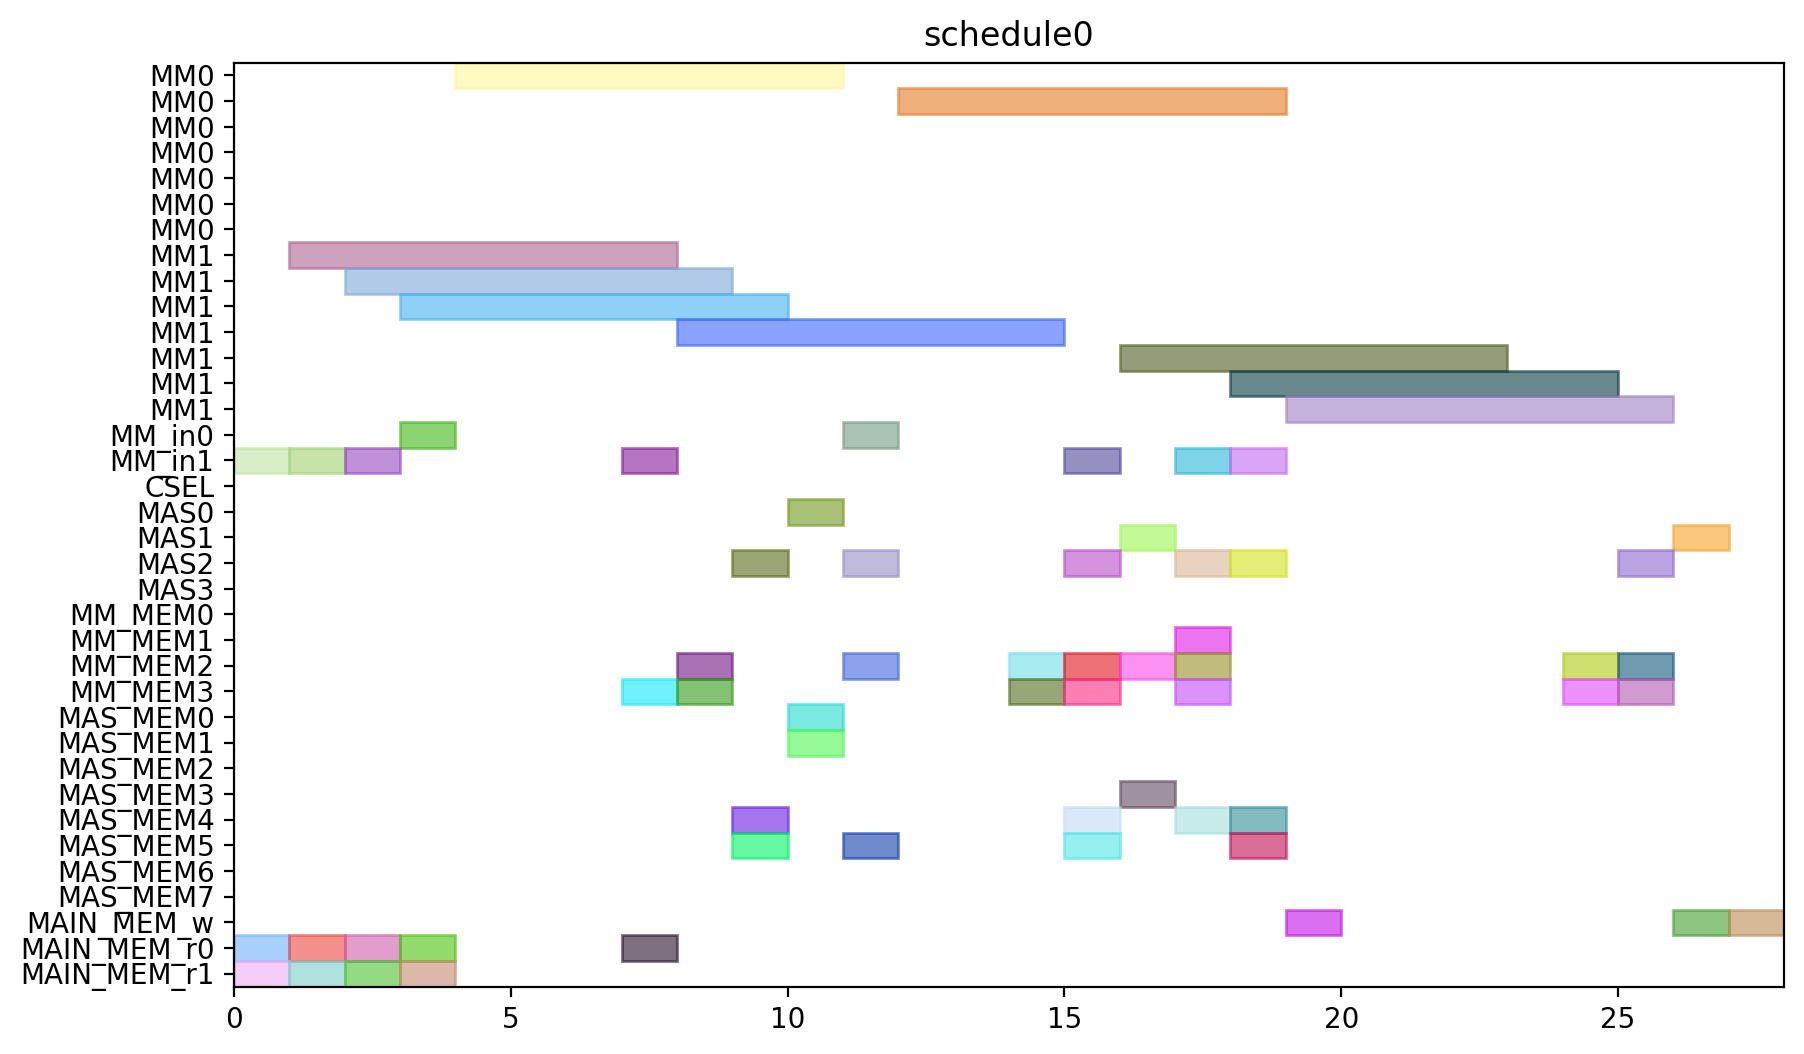

This chart was generated by the following Python code:
from pyschedule import Scenario, solvers, plotters, alt


def solve():
	horizon = 120
	S = Scenario("schedule0", horizon=horizon)

	# resource
	MM = S.Resources('MM', num=2, size=7)
	MM_in = S.Resources('MM_in', num=2)
	CSEL = S.Resource('CSEL')
	MAS = S.Resources('MAS', num=4, size=1, periods=range(1, horizon))
	MM_MEM = S.Resources('MM_MEM', num=4)
	MAS_MEM = S.Resources('MAS_MEM', num=8)
	MAIN_MEM_w = S.Resource('MAIN_MEM_w', size=1)
	MAIN_MEM_r = S.Resources('MAIN_MEM_r', num=2)

	# result of previous scheduling

	# new tasks
	t0 = S.Task('t0', length=7, delay_cost=1)
	t0 += alt(MM)
	t0_in = S.Task('t0_in', length=1, delay_cost=1)
	t0_in += alt(MM_in)
	S += t0_in*MM_in[0]<=t0*MM[0]
	S += t0_in*MM_in[1]<=t0*MM[1]
	t0_mem0 = S.Task('t0_mem0', length=1, delay_cost=1)
	t0_mem0 += MAIN_MEM_r[0]
	S += t0_mem0 <= t0

	t0_mem1 = S.Task('t0_mem1', length=1, delay_cost=1)
	t0_mem1 += MAIN_MEM_r[1]
	S += t0_mem1 <= t0

	t3 = S.Task('t3', length=7, delay_cost=1)
	t3 += alt(MM)
	t3_in = S.Task('t3_in', length=1, delay_cost=1)
	t3_in += alt(MM_in)
	S += t3_in*MM_in[0]<=t3*MM[0]
	S += t3_in*MM_in[1]<=t3*MM[1]
	t3_mem0 = S.Task('t3_mem0', length=1, delay_cost=1)
	t3_mem0 += MAIN_MEM_r[0]
	S += t3_mem0 <= t3

	t3_mem1 = S.Task('t3_mem1', length=1, delay_cost=1)
	t3_mem1 += MAIN_MEM_r[1]
	S += t3_mem1 <= t3

	t1 = S.Task('t1', length=7, delay_cost=1)
	t1 += alt(MM)
	t1_in = S.Task('t1_in', length=1, delay_cost=1)
	t1_in += alt(MM_in)
	S += t1_in*MM_in[0]<=t1*MM[0]
	S += t1_in*MM_in[1]<=t1*MM[1]
	t1_mem0 = S.Task('t1_mem0', length=1, delay_cost=1)
	t1_mem0 += MAIN_MEM_r[0]
	S += t1_mem0 <= t1

	t1_mem1 = S.Task('t1_mem1', length=1, delay_cost=1)
	t1_mem1 += MAIN_MEM_r[1]
	S += t1_mem1 <= t1

	t2 = S.Task('t2', length=7, delay_cost=1)
	t2 += alt(MM)
	t2_in = S.Task('t2_in', length=1, delay_cost=1)
	t2_in += alt(MM_in)
	S += t2_in*MM_in[0]<=t2*MM[0]
	S += t2_in*MM_in[1]<=t2*MM[1]
	t2_mem0 = S.Task('t2_mem0', length=1, delay_cost=1)
	t2_mem0 += MAIN_MEM_r[0]
	S += t2_mem0 <= t2

	t2_mem1 = S.Task('t2_mem1', length=1, delay_cost=1)
	t2_mem1 += MAIN_MEM_r[1]
	S += t2_mem1 <= t2

	t4 = S.Task('t4', length=7, delay_cost=1)
	t4 += alt(MM)
	t4_in = S.Task('t4_in', length=1, delay_cost=1)
	t4_in += alt(MM_in)
	S += t4_in*MM_in[0]<=t4*MM[0]
	S += t4_in*MM_in[1]<=t4*MM[1]
	t4_mem0 = S.Task('t4_mem0', length=1, delay_cost=1)
	t4_mem0 += MAIN_MEM_r[0]
	S += t4_mem0 <= t4

	t4_mem1 = S.Task('t4_mem1', length=1, delay_cost=1)
	t4_mem1 += alt(MM_MEM)
	S += (t2*MM[0])-1 < t4_mem1*MM_MEM[1]
	S += (t2*MM[1])-1 < t4_mem1*MM_MEM[3]
	S += t4_mem1 <= t4

	t5 = S.Task('t5', length=1, delay_cost=1)
	t5 += alt(MAS)
	t5_mem0 = S.Task('t5_mem0', length=1, delay_cost=1)
	t5_mem0 += alt(MM_MEM)
	S += (t0*MM[0])-1 < t5_mem0*MM_MEM[0]
	S += (t0*MM[1])-1 < t5_mem0*MM_MEM[2]
	S += t5_mem0 <= t5

	t5_mem1 = S.Task('t5_mem1', length=1, delay_cost=1)
	t5_mem1 += alt(MM_MEM)
	S += (t0*MM[0])-1 < t5_mem1*MM_MEM[1]
	S += (t0*MM[1])-1 < t5_mem1*MM_MEM[3]
	S += t5_mem1 <= t5

	t6 = S.Task('t6', length=1, delay_cost=1)
	t6 += alt(MAS)
	t6_mem0 = S.Task('t6_mem0', length=1, delay_cost=1)
	t6_mem0 += alt(MAS_MEM)
	S += (t5*MAS[0])-1 < t6_mem0*MAS_MEM[0]
	S += (t5*MAS[1])-1 < t6_mem0*MAS_MEM[2]
	S += (t5*MAS[2])-1 < t6_mem0*MAS_MEM[4]
	S += (t5*MAS[3])-1 < t6_mem0*MAS_MEM[6]
	S += t6_mem0 <= t6

	t6_mem1 = S.Task('t6_mem1', length=1, delay_cost=1)
	t6_mem1 += alt(MAS_MEM)
	S += (t5*MAS[0])-1 < t6_mem1*MAS_MEM[1]
	S += (t5*MAS[1])-1 < t6_mem1*MAS_MEM[3]
	S += (t5*MAS[2])-1 < t6_mem1*MAS_MEM[5]
	S += (t5*MAS[3])-1 < t6_mem1*MAS_MEM[7]
	S += t6_mem1 <= t6

	t9 = S.Task('t9', length=1, delay_cost=1)
	t9 += alt(MAS)
	t9_mem0 = S.Task('t9_mem0', length=1, delay_cost=1)
	t9_mem0 += alt(MM_MEM)
	S += (t0*MM[0])-1 < t9_mem0*MM_MEM[0]
	S += (t0*MM[1])-1 < t9_mem0*MM_MEM[2]
	S += t9_mem0 <= t9

	t9_mem1 = S.Task('t9_mem1', length=1, delay_cost=1)
	t9_mem1 += alt(MM_MEM)
	S += (t4*MM[0])-1 < t9_mem1*MM_MEM[1]
	S += (t4*MM[1])-1 < t9_mem1*MM_MEM[3]
	S += t9_mem1 <= t9

	t10 = S.Task('t10', length=1, delay_cost=1)
	t10 += alt(MAS)
	t10_mem0 = S.Task('t10_mem0', length=1, delay_cost=1)
	t10_mem0 += alt(MM_MEM)
	S += (t4*MM[0])-1 < t10_mem0*MM_MEM[0]
	S += (t4*MM[1])-1 < t10_mem0*MM_MEM[2]
	S += t10_mem0 <= t10

	t10_mem1 = S.Task('t10_mem1', length=1, delay_cost=1)
	t10_mem1 += alt(MM_MEM)
	S += (t4*MM[0])-1 < t10_mem1*MM_MEM[1]
	S += (t4*MM[1])-1 < t10_mem1*MM_MEM[3]
	S += t10_mem1 <= t10

	t7 = S.Task('t7', length=1, delay_cost=1)
	t7 += alt(MAS)
	t7_mem0 = S.Task('t7_mem0', length=1, delay_cost=1)
	t7_mem0 += alt(MAS_MEM)
	S += (t6*MAS[0])-1 < t7_mem0*MAS_MEM[0]
	S += (t6*MAS[1])-1 < t7_mem0*MAS_MEM[2]
	S += (t6*MAS[2])-1 < t7_mem0*MAS_MEM[4]
	S += (t6*MAS[3])-1 < t7_mem0*MAS_MEM[6]
	S += t7_mem0 <= t7

	t7_mem1 = S.Task('t7_mem1', length=1, delay_cost=1)
	t7_mem1 += alt(MAS_MEM)
	S += (t6*MAS[0])-1 < t7_mem1*MAS_MEM[1]
	S += (t6*MAS[1])-1 < t7_mem1*MAS_MEM[3]
	S += (t6*MAS[2])-1 < t7_mem1*MAS_MEM[5]
	S += (t6*MAS[3])-1 < t7_mem1*MAS_MEM[7]
	S += t7_mem1 <= t7

	t11 = S.Task('t11', length=1, delay_cost=1)
	t11 += alt(MAS)
	t11_mem0 = S.Task('t11_mem0', length=1, delay_cost=1)
	t11_mem0 += alt(MAS_MEM)
	S += (t10*MAS[0])-1 < t11_mem0*MAS_MEM[0]
	S += (t10*MAS[1])-1 < t11_mem0*MAS_MEM[2]
	S += (t10*MAS[2])-1 < t11_mem0*MAS_MEM[4]
	S += (t10*MAS[3])-1 < t11_mem0*MAS_MEM[6]
	S += t11_mem0 <= t11

	t11_mem1 = S.Task('t11_mem1', length=1, delay_cost=1)
	t11_mem1 += alt(MM_MEM)
	S += (t4*MM[0])-1 < t11_mem1*MM_MEM[1]
	S += (t4*MM[1])-1 < t11_mem1*MM_MEM[3]
	S += t11_mem1 <= t11

	t8 = S.Task('t8', length=7, delay_cost=1)
	t8 += alt(MM)
	t8_in = S.Task('t8_in', length=1, delay_cost=1)
	t8_in += alt(MM_in)
	S += t8_in*MM_in[0]<=t8*MM[0]
	S += t8_in*MM_in[1]<=t8*MM[1]
	t8_mem0 = S.Task('t8_mem0', length=1, delay_cost=1)
	t8_mem0 += alt(MM_MEM)
	S += (t4*MM[0])-1 < t8_mem0*MM_MEM[0]
	S += (t4*MM[1])-1 < t8_mem0*MM_MEM[2]
	S += t8_mem0 <= t8

	t8_mem1 = S.Task('t8_mem1', length=1, delay_cost=1)
	t8_mem1 += alt(MAS_MEM)
	S += (t7*MAS[0])-1 < t8_mem1*MAS_MEM[1]
	S += (t7*MAS[1])-1 < t8_mem1*MAS_MEM[3]
	S += (t7*MAS[2])-1 < t8_mem1*MAS_MEM[5]
	S += (t7*MAS[3])-1 < t8_mem1*MAS_MEM[7]
	S += t8_mem1 <= t8

	new_PZ = S.Task('new_PZ', length=7, delay_cost=1)
	new_PZ += alt(MM)
	new_PZ_in = S.Task('new_PZ_in', length=1, delay_cost=1)
	new_PZ_in += alt(MM_in)
	S += new_PZ_in*MM_in[0]<=new_PZ*MM[0]
	S += new_PZ_in*MM_in[1]<=new_PZ*MM[1]
	S += 0<new_PZ

	new_PZ_w = S.Task('new_PZ_w', length=1, delay_cost=1)
	new_PZ_w += alt(MAIN_MEM_w)
	S += new_PZ <= new_PZ_w

	new_PZ_mem0 = S.Task('new_PZ_mem0', length=1, delay_cost=1)
	new_PZ_mem0 += alt(MM_MEM)
	S += (t1*MM[0])-1 < new_PZ_mem0*MM_MEM[0]
	S += (t1*MM[1])-1 < new_PZ_mem0*MM_MEM[2]
	S += new_PZ_mem0 <= new_PZ

	new_PZ_mem1 = S.Task('new_PZ_mem1', length=1, delay_cost=1)
	new_PZ_mem1 += alt(MAS_MEM)
	S += (t7*MAS[0])-1 < new_PZ_mem1*MAS_MEM[1]
	S += (t7*MAS[1])-1 < new_PZ_mem1*MAS_MEM[3]
	S += (t7*MAS[2])-1 < new_PZ_mem1*MAS_MEM[5]
	S += (t7*MAS[3])-1 < new_PZ_mem1*MAS_MEM[7]
	S += new_PZ_mem1 <= new_PZ

	t12 = S.Task('t12', length=1, delay_cost=1)
	t12 += alt(MAS)
	t12_mem0 = S.Task('t12_mem0', length=1, delay_cost=1)
	t12_mem0 += alt(MM_MEM)
	S += (t0*MM[0])-1 < t12_mem0*MM_MEM[0]
	S += (t0*MM[1])-1 < t12_mem0*MM_MEM[2]
	S += t12_mem0 <= t12

	t12_mem1 = S.Task('t12_mem1', length=1, delay_cost=1)
	t12_mem1 += alt(MAS_MEM)
	S += (t11*MAS[0])-1 < t12_mem1*MAS_MEM[1]
	S += (t11*MAS[1])-1 < t12_mem1*MAS_MEM[3]
	S += (t11*MAS[2])-1 < t12_mem1*MAS_MEM[5]
	S += (t11*MAS[3])-1 < t12_mem1*MAS_MEM[7]
	S += t12_mem1 <= t12

	t13 = S.Task('t13', length=7, delay_cost=1)
	t13 += alt(MM)
	t13_in = S.Task('t13_in', length=1, delay_cost=1)
	t13_in += alt(MM_in)
	S += t13_in*MM_in[0]<=t13*MM[0]
	S += t13_in*MM_in[1]<=t13*MM[1]
	t13_mem0 = S.Task('t13_mem0', length=1, delay_cost=1)
	t13_mem0 += alt(MAS_MEM)
	S += (t12*MAS[0])-1 < t13_mem0*MAS_MEM[0]
	S += (t12*MAS[1])-1 < t13_mem0*MAS_MEM[2]
	S += (t12*MAS[2])-1 < t13_mem0*MAS_MEM[4]
	S += (t12*MAS[3])-1 < t13_mem0*MAS_MEM[6]
	S += t13_mem0 <= t13

	t13_mem1 = S.Task('t13_mem1', length=1, delay_cost=1)
	t13_mem1 += alt(MAS_MEM)
	S += (t9*MAS[0])-1 < t13_mem1*MAS_MEM[1]
	S += (t9*MAS[1])-1 < t13_mem1*MAS_MEM[3]
	S += (t9*MAS[2])-1 < t13_mem1*MAS_MEM[5]
	S += (t9*MAS[3])-1 < t13_mem1*MAS_MEM[7]
	S += t13_mem1 <= t13

	t14 = S.Task('t14', length=7, delay_cost=1)
	t14 += alt(MM)
	t14_in = S.Task('t14_in', length=1, delay_cost=1)
	t14_in += alt(MM_in)
	S += t14_in*MM_in[0]<=t14*MM[0]
	S += t14_in*MM_in[1]<=t14*MM[1]
	t14_mem0 = S.Task('t14_mem0', length=1, delay_cost=1)
	t14_mem0 += alt(MAS_MEM)
	S += (t12*MAS[0])-1 < t14_mem0*MAS_MEM[0]
	S += (t12*MAS[1])-1 < t14_mem0*MAS_MEM[2]
	S += (t12*MAS[2])-1 < t14_mem0*MAS_MEM[4]
	S += (t12*MAS[3])-1 < t14_mem0*MAS_MEM[6]
	S += t14_mem0 <= t14

	t14_mem1 = S.Task('t14_mem1', length=1, delay_cost=1)
	t14_mem1 += alt(MM_MEM)
	S += (t3*MM[0])-1 < t14_mem1*MM_MEM[1]
	S += (t3*MM[1])-1 < t14_mem1*MM_MEM[3]
	S += t14_mem1 <= t14

	new_PY = S.Task('new_PY', length=1, delay_cost=1)
	new_PY += alt(MAS)
	S += 0<new_PY

	new_PY_w = S.Task('new_PY_w', length=1, delay_cost=1)
	new_PY_w += alt(MAIN_MEM_w)
	S += new_PY <= new_PY_w

	new_PY_mem0 = S.Task('new_PY_mem0', length=1, delay_cost=1)
	new_PY_mem0 += alt(MM_MEM)
	S += (t8*MM[0])-1 < new_PY_mem0*MM_MEM[0]
	S += (t8*MM[1])-1 < new_PY_mem0*MM_MEM[2]
	S += new_PY_mem0 <= new_PY

	new_PY_mem1 = S.Task('new_PY_mem1', length=1, delay_cost=1)
	new_PY_mem1 += alt(MM_MEM)
	S += (t13*MM[0])-1 < new_PY_mem1*MM_MEM[1]
	S += (t13*MM[1])-1 < new_PY_mem1*MM_MEM[3]
	S += new_PY_mem1 <= new_PY

	new_PX = S.Task('new_PX', length=1, delay_cost=1)
	new_PX += alt(MAS)
	S += 0<new_PX

	new_PX_w = S.Task('new_PX_w', length=1, delay_cost=1)
	new_PX_w += alt(MAIN_MEM_w)
	S += new_PX <= new_PX_w

	new_PX_mem0 = S.Task('new_PX_mem0', length=1, delay_cost=1)
	new_PX_mem0 += alt(MM_MEM)
	S += (t14*MM[0])-1 < new_PX_mem0*MM_MEM[0]
	S += (t14*MM[1])-1 < new_PX_mem0*MM_MEM[2]
	S += new_PX_mem0 <= new_PX

	new_PX_mem1 = S.Task('new_PX_mem1', length=1, delay_cost=1)
	new_PX_mem1 += alt(MM_MEM)
	S += (t14*MM[0])-1 < new_PX_mem1*MM_MEM[1]
	S += (t14*MM[1])-1 < new_PX_mem1*MM_MEM[3]
	S += new_PX_mem1 <= new_PX

	solvers.mip.solve(S,msg=1,kind='CPLEX',ratio_gap=1.01)

	solution = [['hoge']*len(S.solution()[1]) for i in range(len(S.solution()))]
	for i in range(len(S.solution())):
		for j in range(len(S.solution()[i])):
			solution[i][j]=str(S.solution()[i][j])
	print(solution)

	cycles = int(solution[-1][3])

	pic_file_name = "/home/mfukuda/ABE/multiRAM_multiMAS_16mux/scheduling_result/stage7MM2_stage1MAS4/EP_DBL_A_0/schedule0.png"
	if(S.solution() != []):
		plotters.matplotlib.plot(S,img_filename=pic_file_name, show_task_labels=False, fig_size=(cycles*0.25+3, 6))

	return solution
